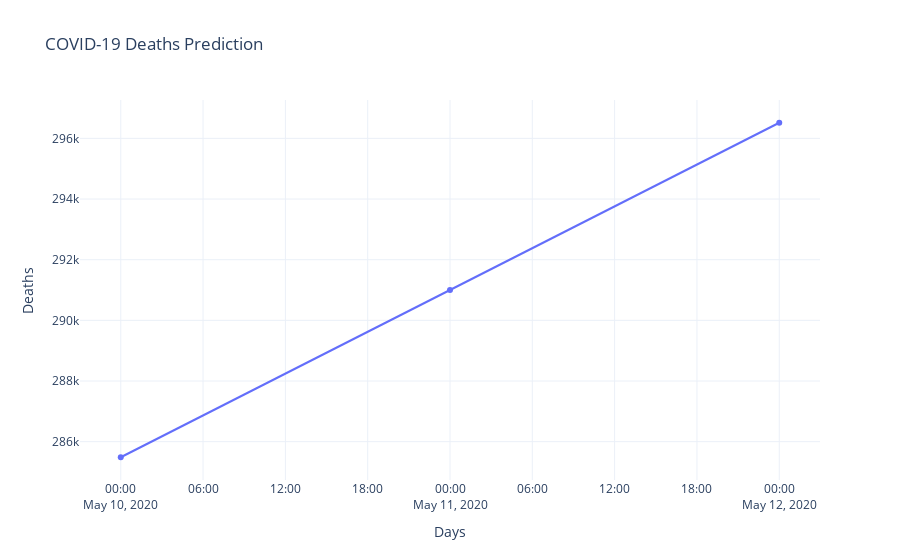

Here is the notebook cell this chart was saved with:
### Code cell
fig = go.Figure()

result_cases = results.groupby("Date").sum()
fig.add_trace(go.Scatter(x=result_cases.index, y=result_cases["Deaths"].values,
                    mode='lines+markers',
                    name='Confirmed'))
fig.update_layout(title='COVID-19 Deaths Prediction',
                   xaxis_title='Days',
                   yaxis_title='Deaths')
fig.show()

### Figure 1 — Plotly figure (JSON) as saved in the notebook; plotly's stock layout.template omitted (floating-point values rounded to 4 significant figures)
{"data": [{"mode": "lines+markers", "name": "Confirmed", "type": "scatter", "x": ["2020-05-10T00:00:00", "2020-05-11T00:00:00", "2020-05-12T00:00:00"], "y": [285486, 291003, 296516]}], "layout": {"title": {"text": "COVID-19 Deaths Prediction"}, "xaxis": {"title": {"text": "Days"}}, "yaxis": {"title": {"text": "Deaths"}}}}
